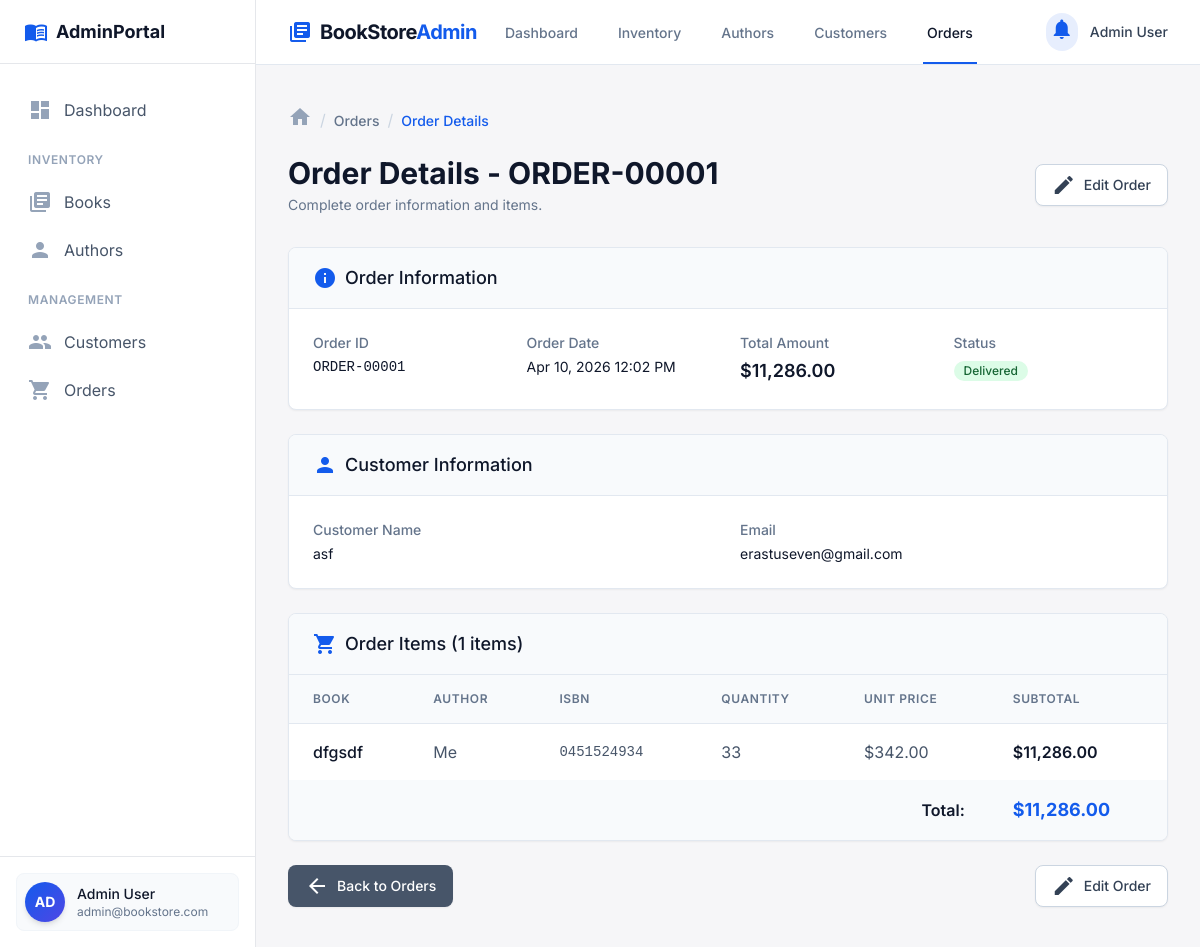
The page /index.php?page=orderdetails&id=1 on the database its author committed.
### tables this page shows
CREATE TABLE ORDERS (
    ORDER_ID INTEGER PRIMARY KEY AUTOINCREMENT,
    CUSTOMER_ID INTEGER NOT NULL,
    ORDER_DATE TEXT DEFAULT CURRENT_TIMESTAMP,
    TOTAL_AMOUNT REAL NOT NULL,
    STATUS TEXT DEFAULT 'Pending' CHECK (STATUS IN ('Pending', 'Processing', 'Shipped', 'Delivered', 'Cancelled')),
    FOREIGN KEY (CUSTOMER_ID) REFERENCES CUSTOMERS(CUSTOMER_ID)
);

CREATE TABLE CUSTOMERS (
    CUSTOMER_ID INTEGER PRIMARY KEY AUTOINCREMENT,
    NAME TEXT NOT NULL,
    EMAIL TEXT NOT NULL UNIQUE,
    PHONE TEXT,
    ADDRESS TEXT
);

CREATE TABLE ORDER_ITEMS (
    ORDER_ITEM_ID INTEGER PRIMARY KEY AUTOINCREMENT,
    ORDER_ID INTEGER NOT NULL,
    BOOK_ID INTEGER NOT NULL,
    QUANTITY INTEGER NOT NULL,
    PRICE REAL NOT NULL,
    FOREIGN KEY (ORDER_ID) REFERENCES ORDERS(ORDER_ID),
    FOREIGN KEY (BOOK_ID) REFERENCES BOOKS(BOOK_ID)
);

CREATE TABLE BOOKS (
    BOOK_ID INTEGER PRIMARY KEY AUTOINCREMENT,
    TITLE TEXT NOT NULL,
    AUTHOR_ID INTEGER NOT NULL,
    ISBN TEXT, 
    GENRE TEXT,
    PUBLISHED_YEAR INTEGER,
    PRICE REAL NOT NULL,
    STOCK INTEGER,
    EDITION TEXT,
    COVER_URL TEXT,
    DESCRIPTION TEXT,
    FOREIGN KEY (AUTHOR_ID) REFERENCES AUTHORS(AUTHOR_ID)
);

CREATE TABLE AUTHORS (
    AUTHOR_ID INTEGER PRIMARY KEY AUTOINCREMENT,
    NAME TEXT NOT NULL,
    BIOGRAPHY TEXT
, ROYALTY REAL DEFAULT 0.0);

### views/OrderDetails.php (the view, shortened to what the rows shown need)
<?php
require_once __DIR__ . '/../controllers/OrderController.php';
$error = '';
$order = null;
$orderItems = [];
if (!isset($_GET['id'])) {
    $error = 'No order selected.';
} else {
    $order = getOrderById(intval($_GET['id']));
    if (!$order) {
        $error = 'Order not found.';
    } else {
        $orderItems = getOrderItems($order['ORDER_ID']);
    }
}
?>
<!DOCTYPE html>
<html lang="en">
<head>
    <script src="https://cdn.tailwindcss.com?plugins=forms,container-queries"></script>
    <script id="tailwind-config">
        tailwind.config = {
            darkMode: "class",
            theme: {
                extend: {
                    colors: {
                        "primary": "#135bec",
                        "primary-hover": "#0f4bc2",
                        "background-light": "#f6f6f8",
                        "background-dark": "#101622",
                    },
                    fontFamily: {
                        "display": ["Inter", "sans-serif"]
                    },
                    borderRadius: {"DEFAULT": "0.25rem", "lg": "0.5rem", "xl": "0.75rem", "full": "9999px"},
                },
            },
        }
    </script>
</head>
<body class="bg-background-light dark:bg-background-dark font-display text-slate-800 dark:text-slate-200 min-h-screen flex flex-col">
    <main class="flex-grow py-10">
        <div class="max-w-6xl mx-auto px-4 sm:px-6 lg:px-8">
            <?php if ($error): ?>
                <div class="mb-4 p-3 bg-red-100 text-red-800 rounded"><?= htmlspecialchars($error) ?></div>
                <div class="text-center">
                    <a href="index.php?page=order" class="inline-flex items-center px-4 py-2 border border-transparent text-sm font-medium rounded-lg shadow-sm text-white bg-primary hover:bg-primary-hover">
                        <span class="material-icons text-sm mr-2">arrow_back</span>
                        Back to Orders
                    </a>
                </div>
            <?php else: ?>
                <div class="md:flex md:items-center md:justify-between mb-8">
                    <div class="flex-1 min-w-0">
                        <h2 class="text-2xl font-bold leading-7 text-slate-900 dark:text-white sm:text-3xl sm:truncate">
                            Order Details - ORDER-<?= str_pad($order['ORDER_ID'], 5, '0', STR_PAD_LEFT) ?>
                        </h2>
                        <p class="mt-1 text-sm text-slate-500 dark:text-slate-400">
                            Complete order information and items.
                        </p>
                    </div>
                    <div class="mt-4 flex md:mt-0 md:ml-4 gap-3">
                        <a href="index.php?page=editorder&id=<?= $order['ORDER_ID'] ?>" class="inline-flex items-center px-4 py-2 border border-slate-300 rounded-lg shadow-sm text-sm font-medium text-slate-700 dark:text-slate-300 bg-white dark:bg-slate-800 hover:bg-slate-50 dark:hover:bg-slate-700">
                            <span class="material-icons text-sm mr-2">edit</span>
                            Edit Order
                        </a>
                    </div>
                </div>
                <div class="bg-white dark:bg-slate-900 shadow-sm rounded-lg border border-slate-200 dark:border-slate-800 overflow-hidden mb-6">
                    <div class="px-6 py-4 border-b border-slate-200 dark:border-slate-800 bg-slate-50 dark:bg-slate-800/50">
                        <h3 class="text-lg font-medium text-slate-900 dark:text-white flex items-center gap-2">
                            <span class="material-icons text-primary">info</span>
                            Order Information
                        </h3>
                    </div>
                    <div class="p-6">
                        <div class="grid grid-cols-1 gap-6 sm:grid-cols-2 lg:grid-cols-4">
                            <div>
                                <dt class="text-sm font-medium text-slate-500 dark:text-slate-400">Order ID</dt>
                                <dd class="mt-1 text-sm text-slate-900 dark:text-white font-mono">ORDER-<?= str_pad($order['ORDER_ID'], 5, '0', STR_PAD_LEFT) ?></dd>
                            </div>
                            <div>
                                <dt class="text-sm font-medium text-slate-500 dark:text-slate-400">Order Date</dt>
                                <dd class="mt-1 text-sm text-slate-900 dark:text-white"><?= date('M j, Y g:i A', strtotime($order['ORDER_DATE'])) ?></dd>
                            </div>
                            <div>
                                <dt class="text-sm font-medium text-slate-500 dark:text-slate-400">Total Amount</dt>
                                <dd class="mt-1 text-lg font-semibold text-slate-900 dark:text-white">$<?= number_format($order['TOTAL_AMOUNT'], 2) ?></dd>
                            </div>
                            <div>
                                <dt class="text-sm font-medium text-slate-500 dark:text-slate-400">Status</dt>
                                <dd class="mt-1">
                                    <?php
                                    $status = $order['STATUS'];
                                    $statusColors = [
                                        'Pending' => 'bg-yellow-100 text-yellow-800 dark:bg-yellow-900 dark:text-yellow-200',
                                        'Processing' => 'bg-blue-100 text-blue-800 dark:bg-blue-900 dark:text-blue-200',
                                        'Shipped' => 'bg-purple-100 text-purple-800 dark:bg-purple-900 dark:text-purple-200',
                                        'Delivered' => 'bg-green-100 text-green-800 dark:bg-green-900 dark:text-green-200',
                                        'Cancelled' => 'bg-red-100 text-red-800 dark:bg-red-900 dark:text-red-200'
                                    ];
                                    $colorClass = $statusColors[$status] ?? 'bg-gray-100 text-gray-800 dark:bg-gray-900 dark:text-gray-200';
                                    ?>
                                    <span class="inline-flex items-center px-2.5 py-0.5 rounded-full text-xs font-medium <?= $colorClass ?>">
                                        <?= htmlspecialchars($status) ?>
                                    </span>
                                </dd>
                            </div>
                        </div>
                    </div>
                </div>
                <div class="bg-white dark:bg-slate-900 shadow-sm rounded-lg border border-slate-200 dark:border-slate-800 overflow-hidden mb-6">
                    <div class="px-6 py-4 border-b border-slate-200 dark:border-slate-800 bg-slate-50 dark:bg-slate-800/50">
                        <h3 class="text-lg font-medium text-slate-900 dark:text-white flex items-center gap-2">
                            <span class="material-icons text-primary">person</span>
                            Customer Information
                        </h3>
                    </div>
                    <div class="p-6">
                        <div class="grid grid-cols-1 gap-6 sm:grid-cols-2">
                            <div>
                                <dt class="text-sm font-medium text-slate-500 dark:text-slate-400">Customer Name</dt>
                                <dd class="mt-1 text-sm text-slate-900 dark:text-white"><?= htmlspecialchars($order['CUSTOMER_NAME'] ?? 'Unknown Customer') ?></dd>
                            </div>
                            <div>
                                <dt class="text-sm font-medium text-slate-500 dark:text-slate-400">Email</dt>
                                <dd class="mt-1 text-sm text-slate-900 dark:text-white"><?= htmlspecialchars($order['CUSTOMER_EMAIL'] ?? 'N/A') ?></dd>
                            </div>
                        </div>
                    </div>
                </div>
                <div class="bg-white dark:bg-slate-900 shadow-sm rounded-lg border border-slate-200 dark:border-slate-800 overflow-hidden">
                    <div class="px-6 py-4 border-b border-slate-200 dark:border-slate-800 bg-slate-50 dark:bg-slate-800/50">
                        <h3 class="text-lg font-medium text-slate-900 dark:text-white flex items-center gap-2">
                            <span class="material-icons text-primary">shopping_cart</span>
                            Order Items (<?= count($orderItems) ?> items)
                        </h3>
                    </div>
                    <?php if (empty($orderItems)): ?>
                        <div class="p-6 text-center text-slate-500 dark:text-slate-400">
                            No items found for this order.
                        </div>
                    <?php else: ?>
                        <div class="overflow-x-auto">
                            <table class="w-full text-left border-collapse">
                                <thead>
                                    <tr class="bg-slate-50 dark:bg-slate-800/50">
                                        <th class="px-6 py-4 text-xs font-semibold uppercase tracking-wider text-slate-500 dark:text-slate-400 border-b border-slate-200 dark:border-slate-800">Book</th>
                                        <th class="px-6 py-4 text-xs font-semibold uppercase tracking-wider text-slate-500 dark:text-slate-400 border-b border-slate-200 dark:border-slate-800">Author</th>
                                        <th class="px-6 py-4 text-xs font-semibold uppercase tracking-wider text-slate-500 dark:text-slate-400 border-b border-slate-200 dark:border-slate-800">ISBN</th>
                                        <th class="px-6 py-4 text-xs font-semibold uppercase tracking-wider text-slate-500 dark:text-slate-400 border-b border-slate-200 dark:border-slate-800">Quantity</th>
                                        <th class="px-6 py-4 text-xs font-semibold uppercase tracking-wider text-slate-500 dark:text-slate-400 border-b border-slate-200 dark:border-slate-800">Unit Price</th>
                                        <th class="px-6 py-4 text-xs font-semibold uppercase tracking-wider text-slate-500 dark:text-slate-400 border-b border-slate-200 dark:border-slate-800">Subtotal</th>
                                    </tr>
                                </thead>
                                <tbody>
                                    <?php foreach ($orderItems as $item): ?>
                                        <tr class="hover:bg-primary/5 transition-colors">
                                            <td class="px-6 py-4">
                                                <div class="font-medium text-slate-900 dark:text-white"><?= htmlspecialchars($item['TITLE']) ?></div>
                                            </td>
                                            <td class="px-6 py-4 text-slate-600 dark:text-slate-400"><?= htmlspecialchars($item['AUTHOR_NAME'] ?? 'Unknown') ?></td>
                                            <td class="px-6 py-4 text-slate-600 dark:text-slate-400 font-mono text-sm"><?= htmlspecialchars($item['ISBN'] ?? 'N/A') ?></td>
                                            <td class="px-6 py-4 text-slate-600 dark:text-slate-400"><?= $item['QUANTITY'] ?></td>
                                            <td class="px-6 py-4 text-slate-600 dark:text-slate-400">$<?= number_format($item['PRICE'], 2) ?></td>
                                            <td class="px-6 py-4 font-semibold text-slate-900 dark:text-white">$<?= number_format($item['QUANTITY'] * $item['PRICE'], 2) ?></td>
                                        </tr>
                                    <?php endforeach; ?>
                                </tbody>
                                <tfoot>
                                    <tr class="bg-slate-50 dark:bg-slate-800/50">
                                        <td colspan="5" class="px-6 py-4 text-right font-semibold text-slate-900 dark:text-white">Total:</td>
                                        <td class="px-6 py-4 font-bold text-lg text-primary">$<?= number_format($order['TOTAL_AMOUNT'], 2) ?></td>
                                    </tr>
                                </tfoot>
                            </table>
                        </div>
                    <?php endif; ?>
                </div>
                <div class="flex items-center justify-between pt-6">
                    <a href="index.php?page=order" class="inline-flex items-center justify-center px-4 py-2 border border-transparent text-sm font-medium rounded-lg shadow-sm text-white bg-slate-600 hover:bg-slate-700 focus:outline-none transition-all">
                        <span class="material-icons text-lg mr-2">arrow_back</span>
                        Back to Orders
                    </a>
                    <div class="flex gap-3">
                        <a href="index.php?page=editorder&id=<?= $order['ORDER_ID'] ?>" class="inline-flex items-center justify-center px-4 py-2 border border-slate-300 text-sm font-medium rounded-lg shadow-sm text-slate-700 dark:text-slate-300 bg-white dark:bg-slate-800 hover:bg-slate-50 dark:hover:bg-slate-700 focus:outline-none transition-all">
                            <span class="material-icons text-lg mr-2">edit</span>
                            Edit Order
                        </a>
                    </div>
                </div>
            <?php endif; ?>
        </div>
    </main>
</body>
</html>

### rows shown on the page
orders: ORDER_ID "00001", ORDER_DATE "Apr 10, 2026 12:02 PM", TOTAL_AMOUNT "11,286.00", STATUS "Delivered", CUSTOMER_ID.NAME "asf", CUSTOMER_ID.EMAIL "erastuseven@gmail.com"
order_items: BOOK_ID.TITLE "dfgsdf", authors.NAME "Me", BOOK_ID.ISBN "0451524934", QUANTITY "33", PRICE "342.00", $item['QUANTITY'] * $item['PRICE'] "11,286.00"

### other values the page prints
count($orderItems) "1"
